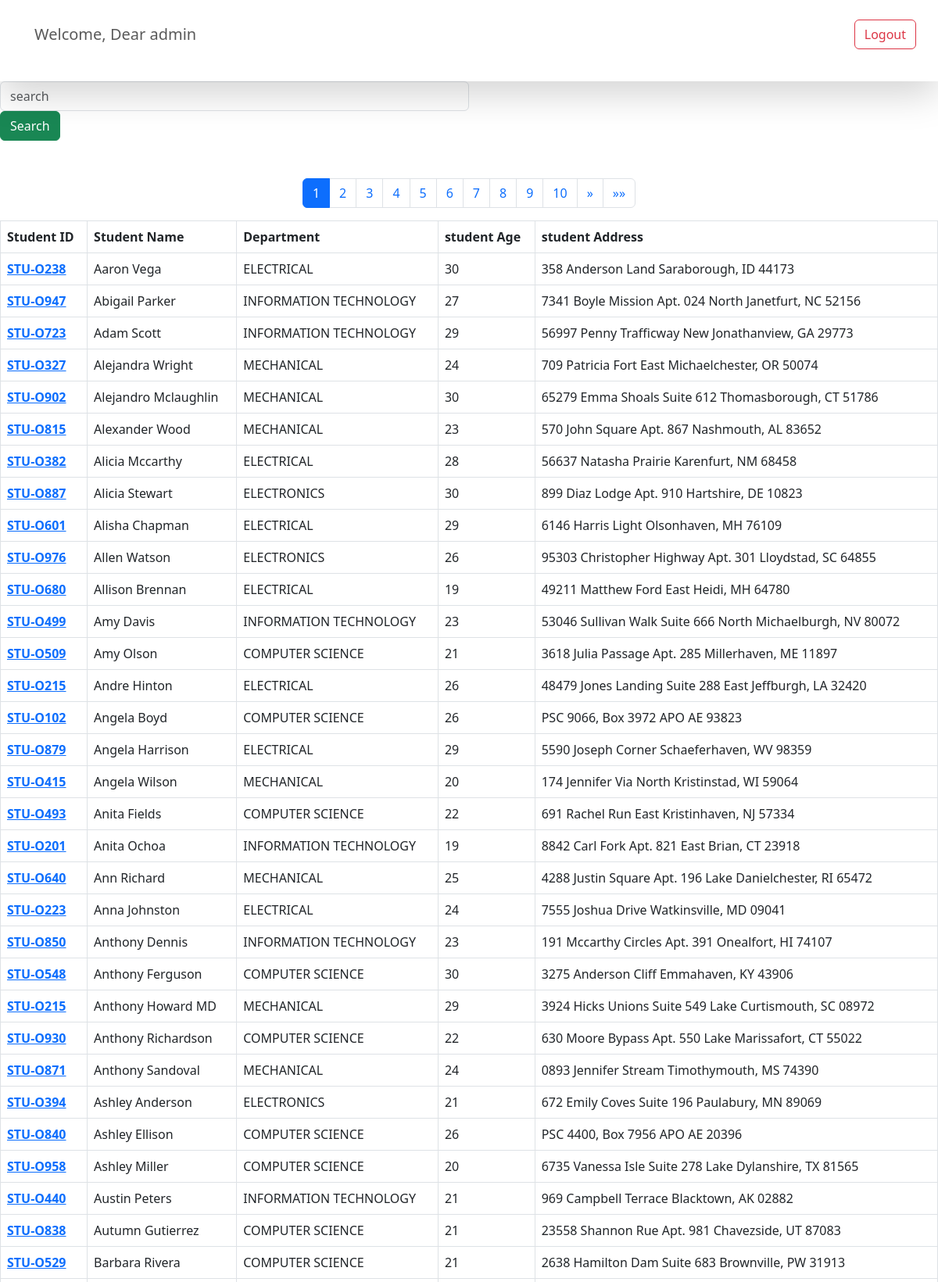
Screenshot of /get_students/ (signed in, upper part) with the database file from the repository.
### home/models.py (models this page shows, shortened)
class Student(models.Model):
    department = models.ForeignKey(Department,  related_name='depart',on_delete=models.CASCADE)
    student_id = models.OneToOneField(StudentID,related_name = 'studentid',on_delete=models.CASCADE)
    student_name = models.CharField(max_length=100)
    student_email =  models.EmailField(unique=True)
    student_age = models.IntegerField(default=18)
    student_address = models.TextField()
    class Meta:
        ordering = ['student_name']
        verbose_name = 'student'

class StudentID(models.Model):
    student_id = models.CharField(max_length=100)
    def __str__(self) -> str:
        return self.student_id

class Department(models.Model):
    department = models.CharField(max_length=100)
    class Meta:
        ordering = ['department']

### home/views.py (the view, shortened to what this page needs)
# urls.py: path('get_students/',get_students,name='get_students'),
@login_required(login_url='/login/')
def get_students(request):
    students = Student.objects.all()
    paginator = Paginator(students, 50)  # Show 50 contacts per page.
    page_number = request.GET.get("page",1)
    page_obj = paginator.get_page(page_number)
    context = {'l_student':page_obj}
    return render(request,'inside/students.html',context)

### templates/inside/students.html (shortened to what this page needs)
{% extends '../base.html'  %}
{% block start %}
<form>
  <div class="col-md-6">
    <input class="form-control" name="search" placeholder="search"  />
  </div>
  <div class="col-md-6">
    <button type="submit" class="btn btn-success">Search</button>
  </div>
</form>
<nav aria-label="Page navigation example" >
  <ul class="pagination flex-row justify-content-center pt-5"  >
    {% for i in l_student.paginator.page_range %}
    <li class="page-item {% if l_student.number == i %}active{% endif %}">
      <a class="page-link" href="?page={{ i }}">{{ i }}</a>
    </li>
    {% endfor %}
    {% if l_student.has_next %}
    <li class="page-item">
      <a class="page-link" href="?page={{ l_student.next_page_number }}" aria-label="Next">
        <span aria-hidden="true">&raquo;</span>
      </a>
    </li>
    <li class="page-item">
      <a class="page-link" href="?page={{ l_student.paginator.num_pages }}" aria-label="Last">
        <span aria-hidden="true">&raquo;&raquo;</span>
      </a>
    </li>
    {% endif %}
  </ul>
</nav>
<table class=" p-5 table table-bordered">
    <thead>
      <tr>
        <th scope="col">Student ID</th>
        <th scope="col">Student Name</th>
        <th scope="col">Department</th>
        <th scope="col">student Age</th>
        <th scope="col">student Address</th>
      </tr>
    </thead>
    <tbody>
      {% for student in l_student %}
      <tr>
        <th scope="row"><a href="{% url 'see_marks' student.student_id %}"> {{student.student_id}} </a></th>
        <td>{{student.student_name}}</td>
        <td>{{student.department.department}}</td>
        <td>{{student.student_age}}</td>
        <td>{{student.student_address}}</td>
      </tr>
      {% endfor %}
    </tbody>
  </table>
{% endblock %}

### templates/base.html (shortened to what this page needs)
{% load static %}
<!DOCTYPE html>
<html>
    <head>
        <link href="https://cdn.jsdelivr.net/npm/bootstrap@5.3.0/dist/css/bootstrap.min.css" rel="stylesheet">
        <link rel="stylesheet" type="text/css" href="{% static 'css/css/index.css' %}">
    </head>
    <body>
          <nav class="navbar p-3 bg-outline-danger shadow-lg">
              <div class="container-fluid">
                <a class="navbar-brand"><p class="navbar-text ms-3">Welcome, Dear {{ request.user.username }}{{request.user.user_type}}</p></a>
                <form class="d-flex flex-row" role="search">
                  {% if request.user.is_authenticated  %}
                  <div class="d-flex flex-row justify-content-center">
                    <p>
                      <a href="/logout/" class="btn btn-outline-danger" type="submit">Logout</a>
                    </p>
                  </div>
                  {% endif %}
                </form>
              </div>
            </nav>
        {% block start %}
        {% endblock %}
    </body>
</html>

### css/css/index.css (style rules this page uses)
body { margin: 0; }

### rows the page displays
Student: student_id "STU-O238", student_name "Aaron Vega", department.department "ELECTRICAL", student_age "30", student_address "358 Anderson Land Saraborough, ID 44173"
Student: student_id "STU-O947", student_name "Abigail Parker", department.department "INFORMATION TECHNOLOGY", student_age "27", student_address "7341 Boyle Mission Apt. 024 North Janetfurt, NC 52156"
Student: student_id "STU-O723", student_name "Adam Scott", department.department "INFORMATION TECHNOLOGY", student_age "29", student_address "56997 Penny Trafficway New Jonathanview, GA 29773"
Student: student_id "STU-O327", student_name "Alejandra Wright", department.department "MECHANICAL", student_age "24", student_address "709 Patricia Fort East Michaelchester, OR 50074"
Student: student_id "STU-O902", student_name "Alejandro Mclaughlin", department.department "MECHANICAL", student_age "30", student_address "65279 Emma Shoals Suite 612 Thomasborough, CT 51786"
Student: student_id "STU-O815", student_name "Alexander Wood", department.department "MECHANICAL", student_age "23", student_address "570 John Square Apt. 867 Nashmouth, AL 83652"
Student: student_id "STU-O382", student_name "Alicia Mccarthy", department.department "ELECTRICAL", student_age "28", student_address "56637 Natasha Prairie Karenfurt, NM 68458"
Student: student_id "STU-O887", student_name "Alicia Stewart", department.department "ELECTRONICS", student_age "30", student_address "899 Diaz Lodge Apt. 910 Hartshire, DE 10823"
Student: student_id "STU-O601", student_name "Alisha Chapman", department.department "ELECTRICAL", student_age "29", student_address "6146 Harris Light Olsonhaven, MH 76109"
Student: student_id "STU-O976", student_name "Allen Watson", department.department "ELECTRONICS", student_age "26", student_address "95303 Christopher Highway Apt. 301 Lloydstad, SC 64855"
Student: student_id "STU-O680", student_name "Allison Brennan", department.department "ELECTRICAL", student_age "19", student_address "49211 Matthew Ford East Heidi, MH 64780"
Student: student_id "STU-O499", student_name "Amy Davis", department.department "INFORMATION TECHNOLOGY", student_age "23", student_address "53046 Sullivan Walk Suite 666 North Michaelburgh, NV 80072"
Student: student_id "STU-O509", student_name "Amy Olson", department.department "COMPUTER SCIENCE", student_age "21", student_address "3618 Julia Passage Apt. 285 Millerhaven, ME 11897"
Student: student_id "STU-O215", student_name "Andre Hinton", department.department "ELECTRICAL", student_age "26", student_address "48479 Jones Landing Suite 288 East Jeffburgh, LA 32420"
Student: student_id "STU-O102", student_name "Angela Boyd", department.department "COMPUTER SCIENCE", student_age "26", student_address "PSC 9066, Box 3972 APO AE 93823"
Student: student_id "STU-O879", student_name "Angela Harrison", department.department "ELECTRICAL", student_age "29", student_address "5590 Joseph Corner Schaeferhaven, WV 98359"
Student: student_id "STU-O415", student_name "Angela Wilson", department.department "MECHANICAL", student_age "20", student_address "174 Jennifer Via North Kristinstad, WI 59064"
Student: student_id "STU-O493", student_name "Anita Fields", department.department "COMPUTER SCIENCE", student_age "22", student_address "691 Rachel Run East Kristinhaven, NJ 57334"
Student: student_id "STU-O201", student_name "Anita Ochoa", department.department "INFORMATION TECHNOLOGY", student_age "19", student_address "8842 Carl Fork Apt. 821 East Brian, CT 23918"
Student: student_id "STU-O640", student_name "Ann Richard", department.department "MECHANICAL", student_age "25", student_address "4288 Justin Square Apt. 196 Lake Danielchester, RI 65472"
Student: student_id "STU-O223", student_name "Anna Johnston", department.department "ELECTRICAL", student_age "24", student_address "7555 Joshua Drive Watkinsville, MD 09041"
Student: student_id "STU-O850", student_name "Anthony Dennis", department.department "INFORMATION TECHNOLOGY", student_age "23", student_address "191 Mccarthy Circles Apt. 391 Onealfort, HI 74107"
Student: student_id "STU-O548", student_name "Anthony Ferguson", department.department "COMPUTER SCIENCE", student_age "30", student_address "3275 Anderson Cliff Emmahaven, KY 43906"
Student: student_id "STU-O215", student_name "Anthony Howard MD", department.department "MECHANICAL", student_age "29", student_address "3924 Hicks Unions Suite 549 Lake Curtismouth, SC 08972"
Student: student_id "STU-O930", student_name "Anthony Richardson", department.department "COMPUTER SCIENCE", student_age "22", student_address "630 Moore Bypass Apt. 550 Lake Marissafort, CT 55022"
Student: student_id "STU-O871", student_name "Anthony Sandoval", department.department "MECHANICAL", student_age "24", student_address "0893 Jennifer Stream Timothymouth, MS 74390"
Student: student_id "STU-O394", student_name "Ashley Anderson", department.department "ELECTRONICS", student_age "21", student_address "672 Emily Coves Suite 196 Paulabury, MN 89069"
Student: student_id "STU-O840", student_name "Ashley Ellison", department.department "COMPUTER SCIENCE", student_age "26", student_address "PSC 4400, Box 7956 APO AE 20396"
Student: student_id "STU-O958", student_name "Ashley Miller", department.department "COMPUTER SCIENCE", student_age "20", student_address "6735 Vanessa Isle Suite 278 Lake Dylanshire, TX 81565"
Student: student_id "STU-O440", student_name "Austin Peters", department.department "INFORMATION TECHNOLOGY", student_age "21", student_address "969 Campbell Terrace Blacktown, AK 02882"
Student: student_id "STU-O838", student_name "Autumn Gutierrez", department.department "COMPUTER SCIENCE", student_age "21", student_address "23558 Shannon Rue Apt. 981 Chavezside, UT 87083"
Student: student_id "STU-O529", student_name "Barbara Rivera", department.department "COMPUTER SCIENCE", student_age "21", student_address "2638 Hamilton Dam Suite 683 Brownville, PW 31913"

### other values shown
{{ request.user.username }} "admin"
{{ i }} "1" "2" "3" "4" "5" "6" "7" "8" "9" "10"
